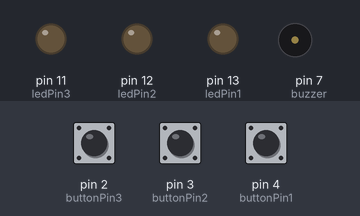
A sketch run on a simulated Arduino Uno, built with avr-gcc and run on an emulated ATmega328P. Parts: output pins drawn as LEDs (lit = HIGH), buzzer (waves = sounding). Inputs (shaded band) come from the test bench; at power-on: pin 2 (buttonPin3) HIGH, pin 4 (buttonPin1) HIGH, pin 3 (buttonPin2) HIGH. Random numbers use the default seed unless the sketch sets one.

Above: at 1.9 s.
2.0 s: pin 2 (buttonPin3) pulled LOW for 0.15 s
At 3.9 s:
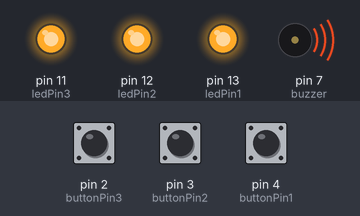
5.1 s: pin 4 (buttonPin1) pulled LOW for 1 s
At 6.5 s:
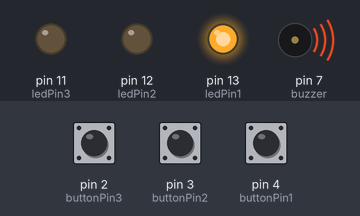
8.2 s: pin 4 (buttonPin1) pulled LOW for 3.2 s
12.9 s: pin 2 (buttonPin3) pulled LOW for 1 s
At 15.3 s:
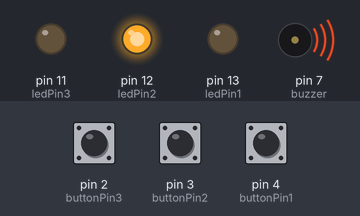
Timing chart, 0 to 17.9 s (numbered marks = the images above; inputs shaded):
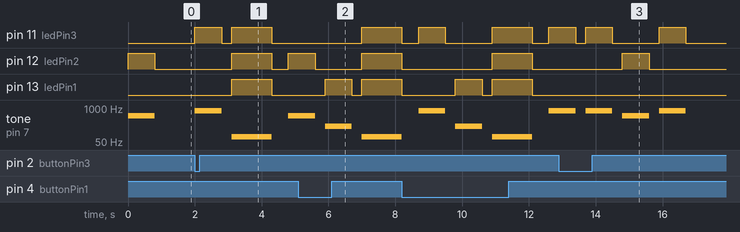

Measured:
- after the input at 2.0 s, pin 11 (ledPin3): LOW → HIGH at once, → LOW 0.80 s later, → HIGH 0.30 s later, → LOW 1.2 s later; pin 12 (ledPin2): LOW → HIGH after 1.1 s, → LOW 1.2 s later, → HIGH 0.50 s later
- after the input at 5.1 s, pin 11 (ledPin3): LOW → HIGH after 1.9 s; pin 13 (ledPin1): LOW → HIGH after 0.80 s, → LOW 0.80 s later, → HIGH 0.30 s later
- after the input at 12.9 s, pin 12 (ledPin2): LOW → HIGH after 1.9 s, → LOW 0.80 s later

The sketch:

Final.ino
```cpp
/*
Weicheng Ji
ICEN 150 Intro to Engineering Analysis
4/29/2018
*/

const int redTone = 200;    //red ligth on with 200 Hz buzz sound
const int yellowTone = 500; //yellow light on with 500 Hz buzz sound
const int greenTone = 800;  //green light on with 800 Hz buzz sound
const int failTone = 80; //all lights on with 80 Hz buzz sound

int count = 0; //length of the array
int i;         //global variable defined for for loops

const int buttonPin1 = 4; //1 button with pin 4
const int ledPin1 = 13;   //1 LED with pin 13
const int buttonPin2 = 3; //2 button with pin 3
const int ledPin2 = 12;   //2 LED with pin 12
const int buttonPin3 = 2; //3 button with pin 2
const int ledPin3 = 11;   //3 LED with pin 11
const int buzzer = 7;     //buzzer pin 7

int buttonState1 = 0;
int buttonState2 = 0;
int buttonState3 = 0;

/* I/O setup */
void setup()
{
    pinMode(ledPin1, OUTPUT);
    pinMode(buttonPin1, INPUT);
    pinMode(ledPin2, OUTPUT);
    pinMode(buttonPin2, INPUT);
    pinMode(ledPin3, OUTPUT);
    pinMode(buttonPin3, INPUT);
    pinMode(buzzer, OUTPUT); //buzzer PinMode setup
}

/* fail tone and fail lights */
void fail()
{
    digitalWrite(ledPin1, HIGH);
    digitalWrite(ledPin2, HIGH);
    digitalWrite(ledPin3, HIGH);
    tone(buzzer, failTone);
    delay(1200);
    digitalWrite(ledPin1, LOW);
    digitalWrite(ledPin2, LOW);
    digitalWrite(ledPin3, LOW);
    noTone(buzzer);
    delay(500);
    count = 0;
}

/* red tone and red light */
void red()
{
    digitalWrite(ledPin1, HIGH);
    tone(buzzer, redTone);
    delay(800);
    noTone(buzzer);
    digitalWrite(ledPin1, LOW);
    delay(300);
}

/* yellow tone and yellow light */
void yellow()
{
    digitalWrite(ledPin2, HIGH);
    tone(buzzer, yellowTone);
    delay(800);
    noTone(buzzer);
    digitalWrite(ledPin2, LOW);
    delay(300);
}

/* green tone and green light */
void green()
{
    digitalWrite(ledPin3, HIGH);
    tone(buzzer, greenTone);
    delay(800);
    noTone(buzzer);
    digitalWrite(ledPin3, LOW);
    delay(300);
}

/* function to check the button state */
void readButtonState()
{
    buttonState1 = digitalRead(buttonPin1);
    buttonState2 = digitalRead(buttonPin2);
    buttonState3 = digitalRead(buttonPin3);
}

void loop()
{
    count++;
    if (count <= 20) //define the maximum step to beat the game is 20
    {
        int userInput;

        int randomNumber[count]; //define the random generated array randomNumber[] with length 'count'
        for (i = 0; i < count; i++)
        {
            randomNumber[i] = random(1, 4);
        } //for loop to fill the array sequence

        /* for loop to light up and make the buzz sound */
        for (i = 0; i < count; i++)
        {
            if (randomNumber[i] == 1)
            {
                red();
            }
            else if (randomNumber[i] == 2)
            {
                yellow();
            }
            else if (randomNumber[i] == 3)
            {
                green();
            }
        }

        /* read the button for the first time */
        readButtonState();
        /* Loop to check & read the buttonstate */
        for (i = 0; i < count; i++)
        {
            while ((buttonState1 == HIGH) || (buttonState2 == HIGH) || (buttonState3 == HIGH))
            {

                /* read the button again to see if one has been pressed */
                readButtonState();
                if (buttonState1 == LOW)
                {
                    red();
                    userInput = 1;
                    if (userInput == randomNumber[i])
                    {
                        break;
                    }
                    else
                    {
                        fail();
                        break;
                    }
                }
                else if (buttonState2 == LOW)
                {
                    yellow();
                    userInput = 2;
                    if (userInput == randomNumber[i])
                    {
                        break;
                    }
                    else
                    {
                        fail();
                        break;
                    }
                }
                else if (buttonState3 == LOW)
                {
                    green();
                    userInput = 3;
                    if (userInput == randomNumber[i])
                    {
                        break;
                    }
                    else
                    {
                        fail();
                        break;
                    }
                }
            }
        }
    }
    else
    {
        count = 0; //Reset the count to 0 if 20th win on a roll.
    }
}
```
